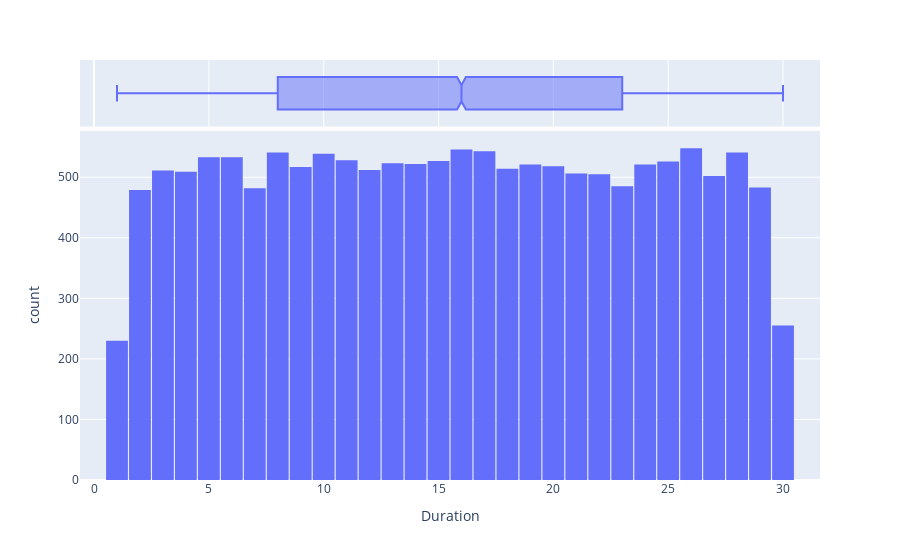

Write notebook code for a chart like this one.
### Code cell
fig=px.histogram(df_cal, x='Duration', nbins=47, marginal='box')
fig.update_layout(bargap=0.05)
fig.show()

### Figure 1 — Plotly figure (JSON) as saved in the notebook; plotly's stock layout.template omitted (floating-point values rounded to 4 significant figures; data arrays with more than 128 entries replaced by an {"elided": "..."} marker saying what was removed)
{"data": [{"alignmentgroup": "True", "bingroup": "x", "hovertemplate": "Duration=%{x}<br>count=%{y}<extra></extra>", "legendgroup": "", "marker": {"color": "#636efa", "pattern": {"shape": ""}}, "name": "", "nbinsx": 47, "offsetgroup": "", "orientation": "v", "showlegend": false, "type": "histogram", "x": {"elided": "15000 int values"}, "xaxis": "x", "yaxis": "y"}, {"alignmentgroup": "True", "hovertemplate": "Duration=%{x}<extra></extra>", "legendgroup": "", "marker": {"color": "#636efa"}, "name": "", "notched": true, "offsetgroup": "", "showlegend": false, "type": "box", "x": {"elided": "15000 int values"}, "xaxis": "x2", "yaxis": "y2"}], "layout": {"autosize": true, "bargap": 0.05, "barmode": "relative", "legend": {"tracegroupgap": 0}, "margin": {"t": 60}, "xaxis": {"anchor": "y", "autorange": true, "domain": [0, 1], "range": [-0.6111, 31.61], "title": {"text": "Duration"}, "type": "linear"}, "xaxis2": {"anchor": "y2", "autorange": true, "domain": [0, 1], "matches": "x", "range": [-0.6111, 31.61], "showgrid": true, "showticklabels": false, "type": "linear"}, "yaxis": {"anchor": "x", "autorange": true, "domain": [0, 0.8316], "range": [0, 576.8], "title": {"text": "count"}}, "yaxis2": {"anchor": "x2", "autorange": true, "domain": [0.8416, 1], "matches": "y2", "range": [-0.5, 0.5], "showgrid": false, "showline": false, "showticklabels": false, "ticks": "", "type": "category"}}}
